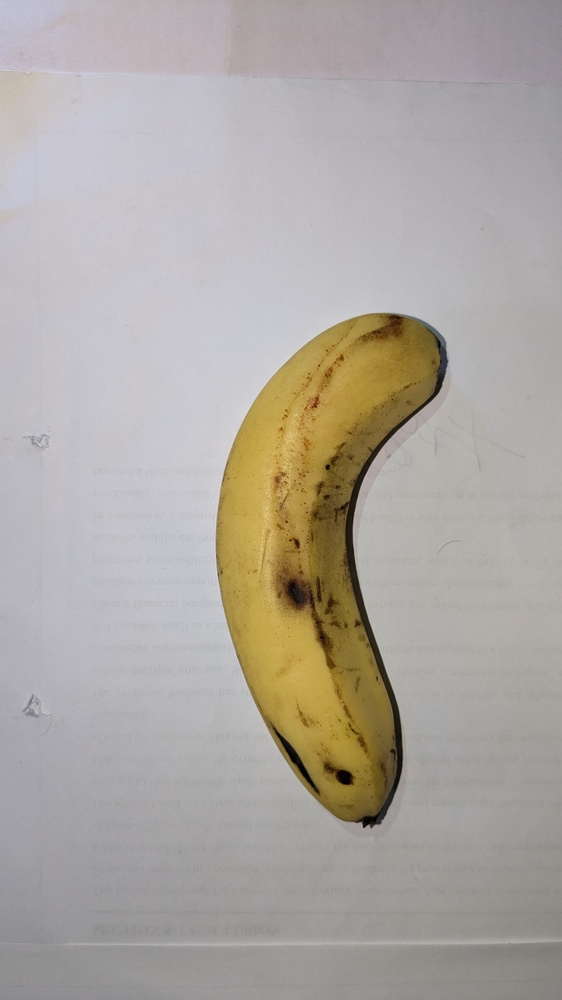
#> input picture captures/top/topView.jpeg, 562 x 1000 px, shrunk from 2268 x 4032 before the run, found by its file name
$ python mergeViewG.py
#> lines starting #> are read from the running program, lines starting #| are printed output that depends on the picture; after the words box and inside, x2 and y2 are one past the last pixel; in counts of white or black regions, pixels touching at a corner belong together
import cv2
import numpy as np

# =========================================================================
# SYSTEM CALIBRATION CONSTANTS
# =========================================================================
PIXELS_PER_CM_TOP = 120.0   # Baseline scale for 25cm top-down view
PIXELS_PER_CM_SIDE = 110.0  # Baseline scale for 0-degree side view (adjust this!)

BANANA_DENSITY = 0.96       # Average density of fresh banana (g/cm³)
SHAPE_CORRECTION = 0.78     # Accounting for tapering ends of the fruit
# =========================================================================

def extract_raw_features(image_path, pixels_per_cm):
    """Isolates the banana and extracts precise baseline dimensions in cm."""
#> called with pixels_per_cm = 120
    img = cv2.imread(image_path)
#> img is the input picture: shape (1000, 562, 3); mean B, G, R 162, 168.2, 173.6
    if img is None:
        print(f"Error: Could not load image {image_path}")
        return None, None, None

    # 1. Isolate banana using Saturation channel
    hsv = cv2.cvtColor(img, cv2.COLOR_BGR2HSV)
#> hsv: shape (1000, 562, 3); mean H, S, V 86.5, 26.6, 175.4
    _, s, _ = cv2.split(hsv)
    _, thresh = cv2.threshold(s, 35, 255, cv2.THRESH_BINARY)
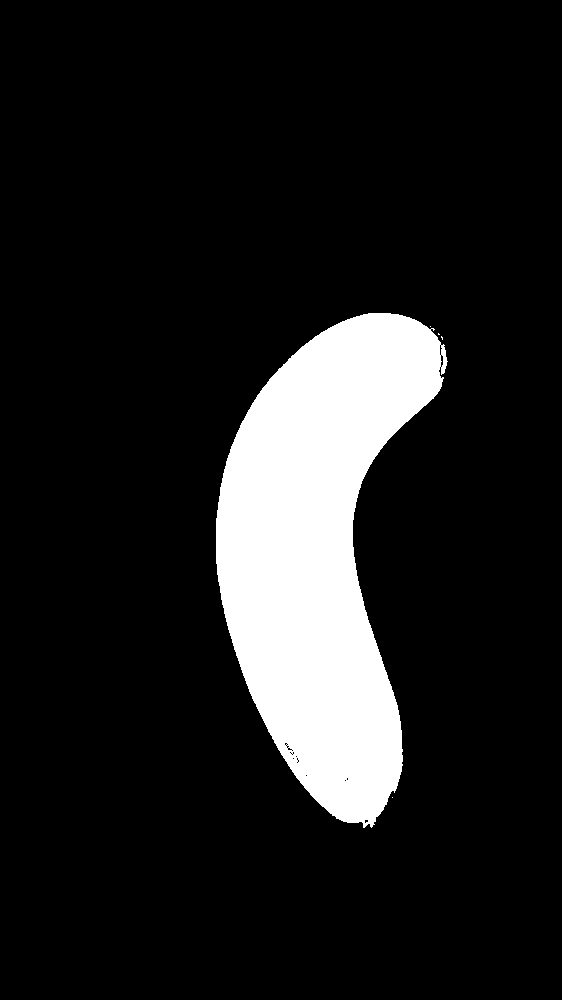
#> thresh: shape (1000, 562); 12.2% white; 5 white regions (4 under 20 px), largest, box (x1, y1, x2, y2) and area: (216, 313, 448, 828) 68780

    kernel = cv2.getStructuringElement(cv2.MORPH_ELLIPSE, (7, 7))
    mask = cv2.morphologyEx(thresh, cv2.MORPH_OPEN, kernel)
#> mask: shape (1000, 562); 12.2% white; 1 white region, box (x1, y1, x2, y2) and area: (216, 313, 443, 824) 68558
    mask = cv2.morphologyEx(mask, cv2.MORPH_CLOSE, kernel)
#> mask: shape (1000, 562); 12.2% white; 1 white region

    # 2. Get Bounding Box Measurements
    contours, _ = cv2.findContours(mask, cv2.RETR_EXTERNAL, cv2.CHAIN_APPROX_SIMPLE)
#> contours = 1 contour; box (x1, y1, x2, y2) and area: (216, 313, 443, 824) 68056
    if not contours:
        return None, None, None
    banana_contour = max(contours, key=cv2.contourArea)
#> banana_contour = contour of 546 points, box (x1, y1, x2, y2) (216, 313, 443, 824), area 68056

    rect = cv2.minAreaRect(banana_contour)
#> rect = ((317.2, 562.1), (510.7, 210.4), -84)
    (_, _), (w_box_px, h_box_px), _ = rect
#> w_box_px = 510.7; h_box_px = 210.4

    box_length_cm = max(w_box_px, h_box_px) / pixels_per_cm
#> box_length_cm = 4.26
    box_width_cm = min(w_box_px, h_box_px) / pixels_per_cm
#> box_width_cm = 1.75

    # 3. Get Precise Thickness/Diameter via Distance Transform
    dist_transform = cv2.distanceTransform(mask, cv2.DIST_L2, 5)
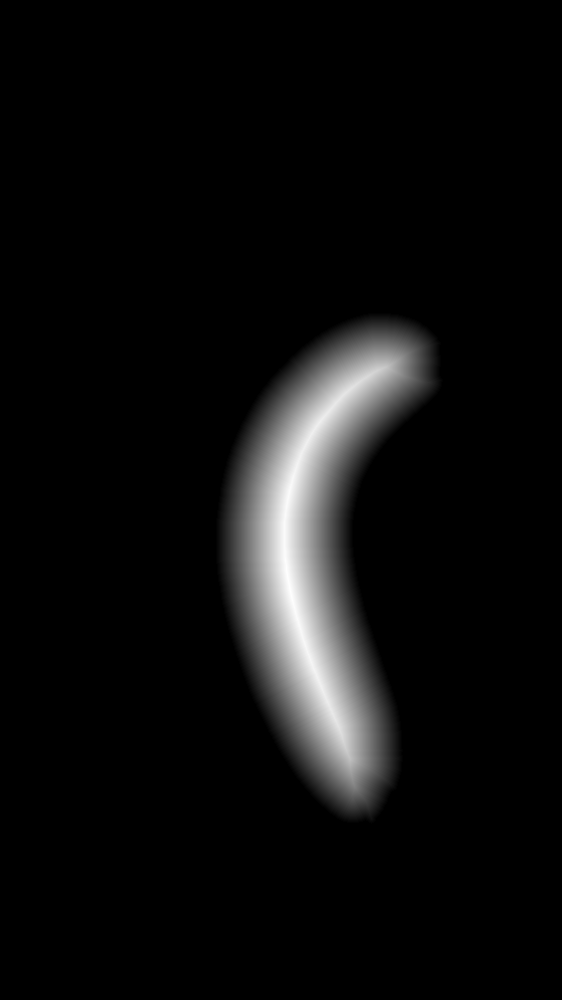
#> dist_transform: shape (1000, 562) float32; min 0, max 70.1, mean 3.8; drawn with min black and max white
    inner_core = dist_transform[dist_transform > (dist_transform.max() * 0.5)]
    avg_radius_px = np.mean(inner_core) if len(inner_core) > 0 else dist_transform.max()
#> avg_radius_px = 50.34
    precise_thickness_cm = (avg_radius_px * 2) / pixels_per_cm
#> precise_thickness_cm = 0.839

    return box_length_cm, box_width_cm, precise_thickness_cm

def calculate_banana_3d_metrics(top_img_path, side_img_path):
    print("Processing Top-Down View...")
    top_box_len, top_box_wid, true_width_cm = extract_raw_features(top_img_path, PIXELS_PER_CM_TOP)
#> top_box_len = 4.26; top_box_wid = 1.75; true_width_cm = 0.839

    print("Processing Side View (0 Degree)...")
    _, _, true_depth_cm = extract_raw_features(side_img_path, PIXELS_PER_CM_SIDE)
#> call 2 of extract_raw_features, with pixels_per_cm = 110
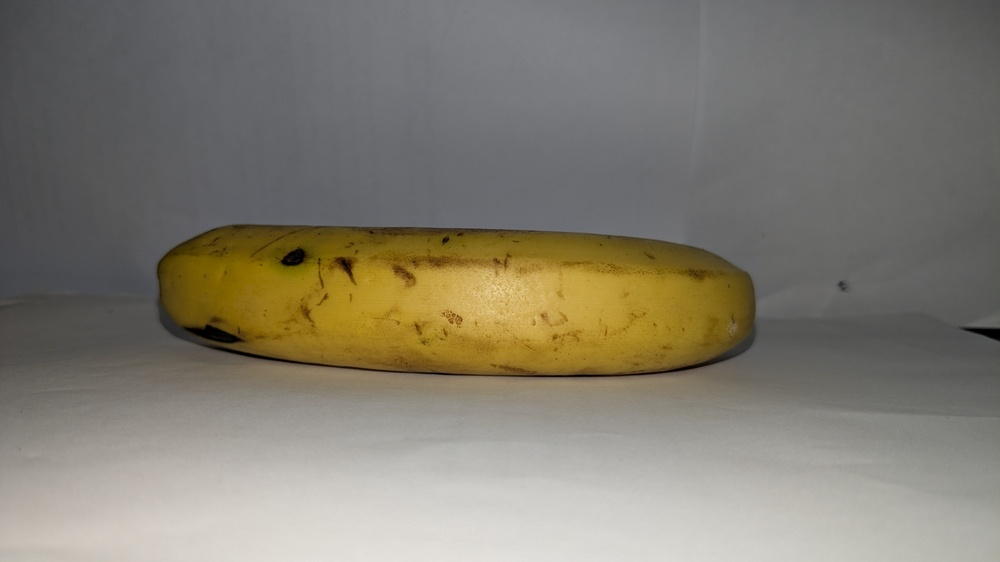
#> input picture captures/side/sideView.jpeg, 1000 x 562 px, shrunk from 4032 x 2268 before the run, found by its file name
#> in extract_raw_features, img is the input picture: shape (562, 1000, 3); mean B, G, R 112.5, 124.7, 129.6
#> in extract_raw_features (call 2), `hsv = cv2.cvtColor(img, cv2.COLOR_BGR2HSV)`: hsv: shape (562, 1000, 3); mean H, S, V 50.1, 37.3, 131
#> in extract_raw_features (call 2), `_, s, _ = cv2.split(hsv)`:
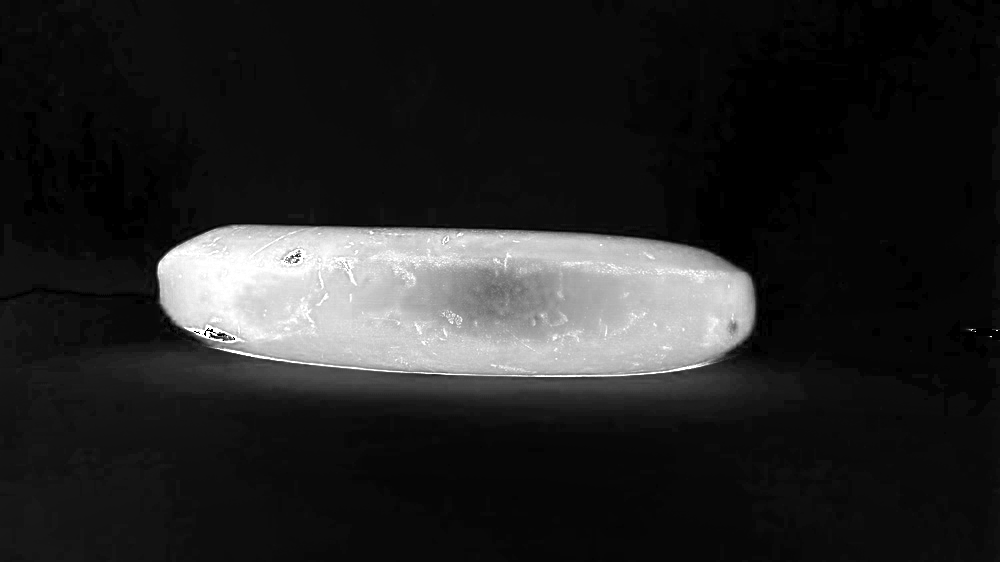
#> s: shape (562, 1000); min 0, max 255, mean 37.3
#> in extract_raw_features (call 2), `_, thresh = cv2.threshold(s, 35, 255, cv2.THRESH_BINARY)`:
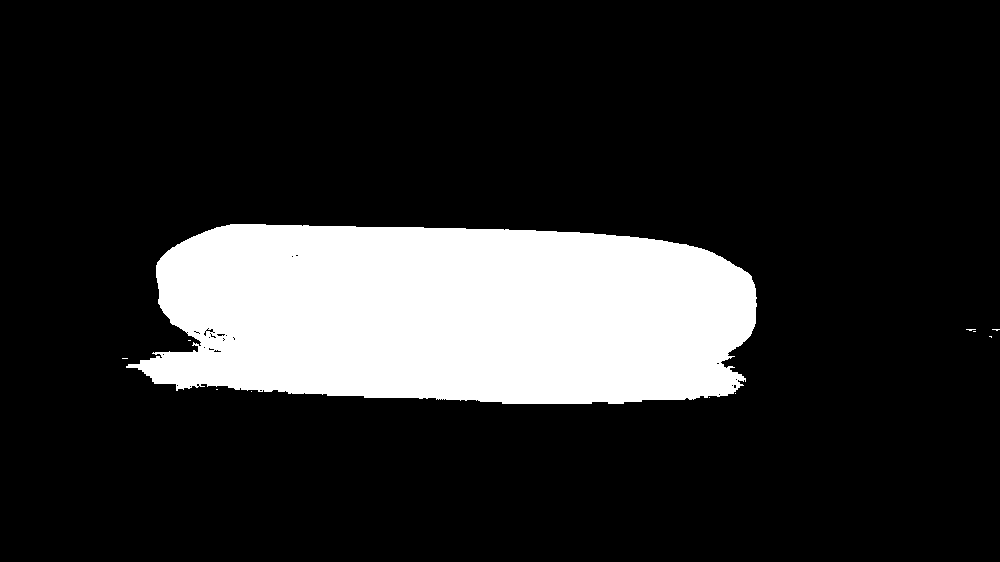
#> thresh: shape (562, 1000); 17% white; 11 white regions (10 under 20 px), largest, box (x1, y1, x2, y2) and area: (126, 224, 757, 404) 95462
#> in extract_raw_features (call 2), `mask = cv2.morphologyEx(thresh, cv2.MORPH_OPEN, kernel)`:
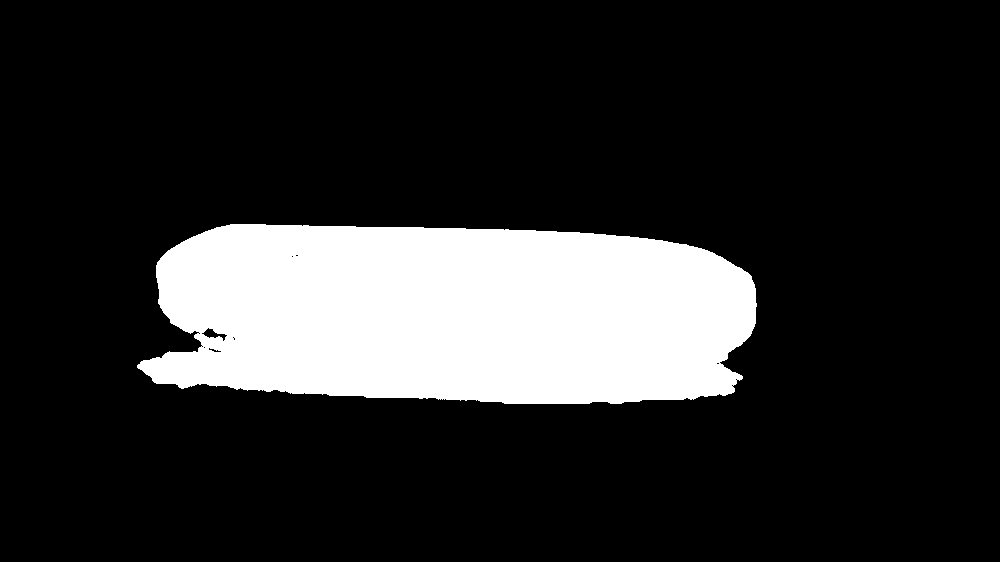
#> mask: shape (562, 1000); 16.9% white; 1 white region, box (x1, y1, x2, y2) and area: (137, 224, 757, 404) 95045
#> in extract_raw_features (call 2), `mask = cv2.morphologyEx(mask, cv2.MORPH_CLOSE, kernel)`: mask: shape (562, 1000); 16.9% white; 1 white region
#> in extract_raw_features (call 2), `contours, _ = cv2.findContours(mask, cv2.RETR_EXTERNAL, cv2.CHAIN_APPR..`: contours = 1 contour; box (x1, y1, x2, y2) and area: (137, 224, 757, 404) 94502
#> in extract_raw_features (call 2), `banana_contour = max(contours, key=cv2.contourArea)`: banana_contour = contour of 463 points, box (x1, y1, x2, y2) (137, 224, 757, 404), area 94502
#> in extract_raw_features (call 2), `rect = cv2.minAreaRect(banana_contour)`: rect = ((447.3, 313.8), (174, 616.4), -87.88)
#> in extract_raw_features (call 2), `(_, _), (w_box_px, h_box_px), _ = rect`: w_box_px = 174; h_box_px = 616.4
#> in extract_raw_features (call 2), `box_length_cm = max(w_box_px, h_box_px) / pixels_per_cm`: box_length_cm = 5.6
#> in extract_raw_features (call 2), `box_width_cm = min(w_box_px, h_box_px) / pixels_per_cm`: box_width_cm = 1.58
#> in extract_raw_features (call 2), `dist_transform = cv2.distanceTransform(mask, cv2.DIST_L2, 5)`:
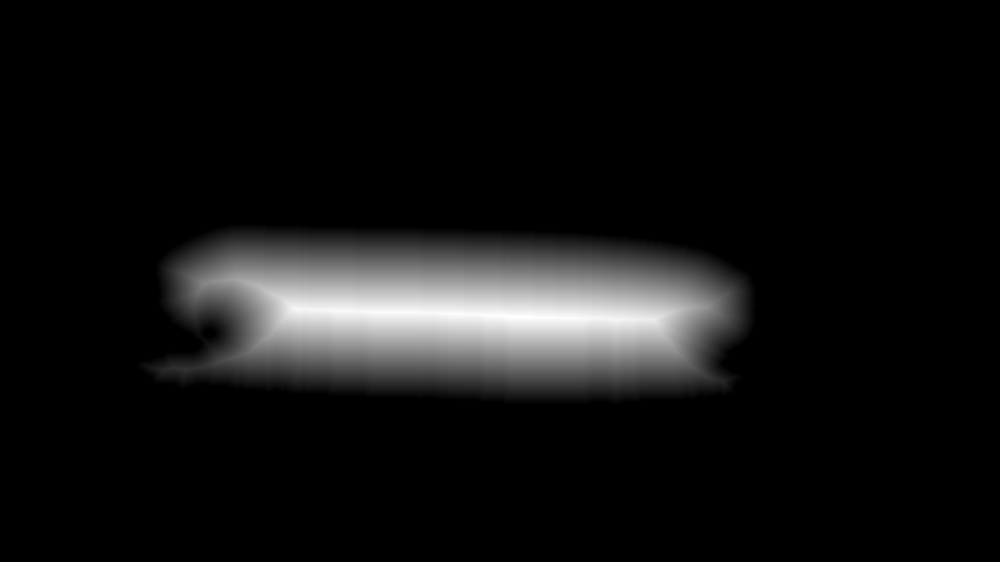
#> dist_transform: shape (562, 1000) float32; min 0, max 87.2, mean 6.3; drawn with min black and max white
#> in extract_raw_features (call 2), `avg_radius_px = np.mean(inner_core) if len(inner_core) > 0 else dist_t..`: avg_radius_px = 62.92
#> in extract_raw_features (call 2), `precise_thickness_cm = (avg_radius_px * 2) / pixels_per_cm`: precise_thickness_cm = 1.14
#> true_depth_cm = 1.14

    if None in [top_box_len, true_width_cm, true_depth_cm]:
        print("Error processing one or both images. Please check your image inputs.")
        return

    # =========================================================================
    # 3D GEOMETRIC MATH ENGINE
    # =========================================================================
    # 1. Calculate Arc Length dynamically based on top-down curvature profile
    curvature_ratio = top_box_wid / top_box_len
#> curvature_ratio = 0.412
    corrected_length_cm = top_box_len * (1 + 0.55 * (curvature_ratio ** 2))
#> corrected_length_cm = 4.65
    precise_length_cm = corrected_length_cm * 0.94  # Perspective compensation
#> precise_length_cm = 4.37

    # 2. 3D Elliptical Cross-Section Volume Calculation
    # Area of ellipse = pi * radius_width * radius_depth
    cross_section_area = np.pi * (true_width_cm / 2.0) * (true_depth_cm / 2.0)
#> cross_section_area = 0.754

    # Total Volume = Cross-sectional area * Length * Shape optimization factor
    calculated_volume_cm3 = cross_section_area * precise_length_cm * SHAPE_CORRECTION
#> calculated_volume_cm3 = 2.57

    # 3. Mass Estimation (Weight = Volume * Density)
    estimated_weight_g = calculated_volume_cm3 * BANANA_DENSITY
#> estimated_weight_g = 2.47

    # =========================================================================
    # DISPLAY METRICS REPORT
    # =========================================================================
    print(f"\n==================================================")
    print(f" 🍌 DUAL-VIEW 3D GRADING REPORT")
    print(f"==================================================")
    print(f"• True Curved Length   : {precise_length_cm:.2f} cm")
#| • True Curved Length   : 4.37 cm
    print(f"• Horizontal Width     : {true_width_cm:.2f} cm (Top Profile)")
#| • Horizontal Width     : 0.84 cm (Top Profile)
    print(f"• Vertical Depth       : {true_depth_cm:.2f} cm (Side Profile)")
#| • Vertical Depth       : 1.14 cm (Side Profile)
    print(f"• Calculated 3D Volume : {calculated_volume_cm3:.2f} cm³")
#| • Calculated 3D Volume : 2.57 cm³
    print(f"--------------------------------------------------")
    print(f"👉 ESTIMATED WEIGHT    : {estimated_weight_g:.2f} grams")
#| 👉 ESTIMATED WEIGHT    : 2.47 grams
    print(f"==================================================")

if __name__ == "__main__":
    # Update these paths to your actual local file names
    calculate_banana_3d_metrics("D:\\Projects\\banana_grading_system\\media\\banana_images\\topView.jpeg", "D:\\Projects\\banana_grading_system\\media\\banana_images\\sideView.jpeg")
